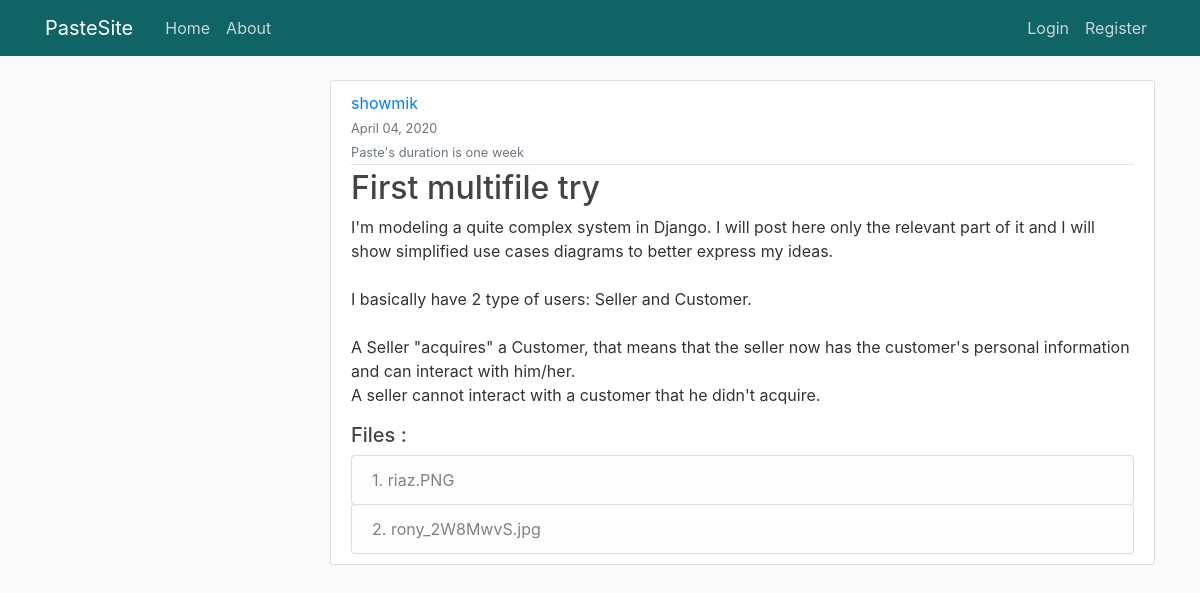
/post/58/, run on the app's committed database.
### blog/models.py (models this page shows, shortened)
class PostFile(models.Model):
    expiration_choices = [
        ('1','One Day'),
        ('7','One Week'),
        ('30','One Month'),
        ('365','One Year')
    ]
    title = models.CharField(max_length=100)
    expiration = models.CharField(max_length=20,choices=expiration_choices, default=1)
    content = models.TextField()
    file = models.FileField(upload_to = 'files/', blank = True , null = True)
    date_posted = models.DateTimeField(default=timezone.now)
    author = models.ForeignKey(User, on_delete=models.CASCADE)

class Attachment(models.Model):
    post = models.ForeignKey(PostFile, on_delete = models.CASCADE)
    file = models.FileField(upload_to='files/', blank = True, null= True)
    def filename(self):
        return os.path.basename(self.file.name)

### blog/views.py (the view)
# urls.py: path('post/<int:pk>/', PostFileDetailView.as_view(), name='postfile-detail'),
class PostFileDetailView(DetailView):
    model = PostFile

### blog/templates/blog/PostFile_detail.html (shortened to what this page needs)
{% extends "blog/base.html" %}
{% block content %}
        <article class="media content-section">
            <div class="media-body">
                <div class="article-metadata">
                    <a class="mr-2" href="#">{{ object.author }}</a>
                    <div>
                        <small class="text-muted">{{ object.date_posted|date:"F d, Y" }}</small>
                    </div>
                    <div>
                        {% if object.expiration == '1' %}
                            <small class="text-muted">Paste's duration is one day </small>
                        {% elif object.expiration == '7' %}
                            <small class="text-muted ">Paste's duration is one week </small>
                        {% elif object.expiration == '30' %}
                            <small class="text-muted">Paste's duration is one month </small>
                        {% else %}
                            <small class="text-muted">Paste's duration is one year </small>
                        {% endif %}
                    </div>
                </div>
                <h2 class="article-title">{{ object.title }}</h2>
                <p class="article-content">{{ object.content }}</p>
                {% if  object.attachment_set.all%}
                    <div class="list-group">
                        <h5>Files :</h5>
                        {% for file in object.attachment_set.all%}
                            <a class="btn list-group-item list-group-item-light text-left" href="{{ file.file.url }}" target="_blank">{{ forloop.counter }}.   {{file.filename }}</a>
                        {% endfor %}
                    </div>
                {% endif %}
            </div>
        </article>
{% endblock content %}

### blog/static/blog/main.css (style rules this page uses)
body { background: #fafafa; color: #333333; margin-top: 5rem; }
h1, h2, h3, h4, h5, h6 { color: #444444; }
.content-section { background: #ffffff; padding: 10px 20px; border: 1px solid #dddddd; border-radius: 3px; margin-bottom: 20px; }
.article-title { color: #444444; }
.article-content { white-space: pre-line; }
.article-metadata { padding-bottom: 1px; margin-bottom: 4px; border-bottom: 1px solid #e3e3e3 }

### data on the page
PostFile: author "showmik", date_posted "April 04, 2020", title "First multifile try", content "I'm modeling a quite complex system in Django. I will post here only the relevant part of it and I will show simplified use cases diagrams to better express my ideas. I basically have 2 type of users: Seller and Customer. A Seller \"acquires\" a Customer, that means that the seller now has the customer's personal information and can interact with him/her. A seller cannot interact with a customer that he didn't acquire."
Attachment: filename "riaz.PNG"
Attachment: filename "rony_2W8MwvS.jpg"
